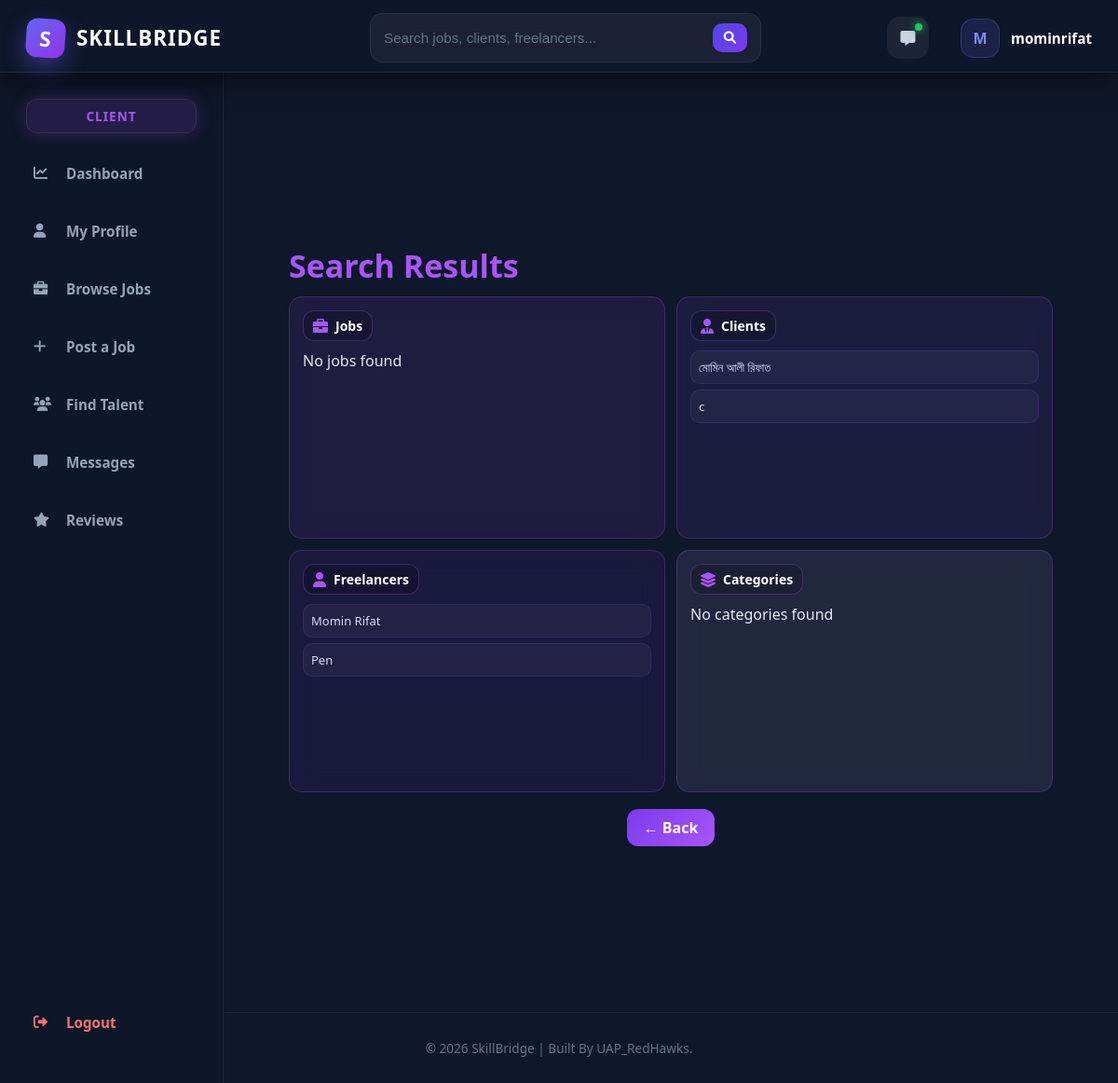
The app's page /users/search/ (signed in) with its own data.
### users/models.py (models this page shows, shortened)
class ClientProfile(models.Model):
    user = models.OneToOneField(User, on_delete=models.CASCADE)
    name = models.CharField(max_length=200)
    email = models.EmailField(unique=True)
    phone = models.CharField(max_length=20)
    address = models.TextField()
    companyname = models.CharField(max_length=200, blank=True)
    companydescription = models.TextField(blank=True)
    website = models.URLField(blank=True)
    profileimage = models.ImageField(upload_to='profiles/', blank=True, null=True)
    nidnumber = models.CharField(max_length=50)
    createdat = models.DateTimeField(auto_now_add=True)

class FreelancerProfile(models.Model):
    user = models.OneToOneField(User, on_delete=models.CASCADE)
    name = models.CharField(max_length=200)
    email = models.EmailField(unique=True)
    phone = models.CharField(max_length=20)
    address = models.TextField()
    universityname = models.CharField(max_length=200, blank=True)
    degree = models.CharField(max_length=200, blank=True)
    skills = models.TextField()
    experience = models.TextField(blank=True)
    bio = models.TextField(blank=True)
    portfolio_link = models.URLField(blank=True)
    githublink = models.URLField(blank=True)
    linkedinlink = models.URLField(blank=True)
    profileimage = models.ImageField(upload_to='profiles/', blank=True, null=True)
    resume = models.FileField(upload_to='resumes/', blank=True, null=True)
    nidnumber = models.CharField(max_length=50)
    createdat = models.DateTimeField(auto_now_add=True)

### users/views.py (the view)
# urls.py: path('search/', views.search, name='search')
@login_required
def search(request):
    query = request.GET.get('q', '')
    jobs = Job.objects.filter(title__icontains=query)
    categories = JobCategory.objects.filter(name__icontains=query)
    clients = ClientProfile.objects.filter(
        Q(name__icontains=query) | Q(companyname__icontains=query)
    )
    freelancers = FreelancerProfile.objects.filter(
        Q(name__icontains=query) | Q(skills__icontains=query)
    )
    return render(request, 'users/search.html', {
        'query': query,
        'jobs': jobs,
        'categories': categories,
        'clients': clients,
        'freelancers': freelancers,
    })

### templates/users/search.html (shortened to what this page needs)
{% extends 'core/base.html' %}
{% load static %}
{% block extra_css %}
  <link rel="stylesheet" href="{% static 'css/user/search.css' %}" />
{% endblock %}
{% block content %}
  <div class="search-page">
    <div class="search-header">
      <h1>Search Results</h1>
    </div>
    <div class="grid">
      <div class="card jobs">
        <div class="title-box">
          <i class="fas fa-briefcase"></i>
          <span>Jobs</span>
        </div>
        {% for j in jobs %}
          <div class="item">{{ j.title }}</div>
        {% empty %}
          <p>No jobs found</p>
        {% endfor %}
      </div>
      <div class="card clients">
        <div class="title-box">
          <i class="fas fa-user-tie"></i>
          <span>Clients</span>
        </div>
        {% for c in clients %}
          <div class="item">{{ c.name }}</div>
        {% empty %}
          <p>No clients found</p>
        {% endfor %}
      </div>
      <div class="card freelancers">
        <div class="title-box">
          <i class="fas fa-user"></i>
          <span>Freelancers</span>
        </div>
        {% for f in freelancers %}
          <div class="item">{{ f.name }}</div>
        {% empty %}
          <p>No freelancers found</p>
        {% endfor %}
      </div>
      <div class="card categories">
        <div class="title-box">
          <i class="fas fa-layer-group"></i>
          <span>Categories</span>
        </div>
        {% for cat in categories %}
          <div class="item">{{ cat.name }}</div>
        {% empty %}
          <p>No categories found</p>
        {% endfor %}
      </div>
    </div>
    <div class="back-wrapper">
      <a href="javascript:history.back()" class="back-btn">← Back</a>
    </div>
  </div>
{% endblock %}

### templates/core/base.html (shortened to what this page needs)
{% load static %}
<!DOCTYPE html>
<html lang="en">
  <head>
    <link rel="stylesheet" href="https://cdnjs.cloudflare.com/ajax/libs/font-awesome/6.0.0/css/all.min.css" />
    <link rel="stylesheet" href="{% static 'css/core/base.css' %}" />
    {% block extra_css %}
    {% endblock %}
  </head>
  <body>
    <nav class="navbar">
      <div class="nav-container">
        <div class="nav-left">
          <a href="/" class="brand-logo"><div class="logo-box">S</div>SKILLBRIDGE</a>
          {% if user.is_authenticated %}
            <div class="nav-search">
              <form method="GET" action="{% url 'search' %}" class="search-form">
                <input type="text" name="q" placeholder="Search jobs, clients, freelancers..." />
                <button type="submit"><i class="fas fa-search"></i></button>
              </form>
            </div>
          {% else %}
            <div class="nav-links">
              <a href="{% url 'home' %}" class="nav-item">Home</a>
              <a href="{% url 'job_list' %}" class="nav-item">Browse Jobs</a>
              <a href="{% url 'findtalents' %}" class="nav-item">Find Talent</a>
            </div>
          {% endif %}
        </div>
        <div class="nav-right">
          {% if user.is_authenticated %}
            <a href="#" class="message-btn"><i class="fas fa-message"></i></a>
            <div class="user-info">
              <div class="user-avatar">{{ user.username.0|upper }}</div>
              <span class="user-name">{{ user.username }}</span>
            </div>
          {% else %}
            <a href="{% url 'login' %}" class="btn-login">Login</a>
            <a href="{% url 'signup' %}" class="btn-signup">Sign Up</a>
          {% endif %}
        </div>
      </div>
    </nav>
    {% if user.is_authenticated %}
      <div class="dashboard-layout">
        {% with current=request.path %}
          <aside class="sidebar">
            {% if request.session.role == 'freelancer' %}
              <div class="role-badge freelancer">Freelancer</div>
              <a href="{% url 'freelencerdashboard' %}" class="sidebar-item {% if request.resolver_match.url_name == 'freelencerdashboard' %}active{% endif %}"><i class="fas fa-chart-line"></i>Dashboard</a>
              <a href="{% url 'freelancerprofile' %}" class="sidebar-item {% if request.resolver_match.url_name == 'freelancerprofile' %}active{% endif %}"><i class="fas fa-user"></i>My Profile</a>
              <a href="{% url 'job_list' %}" class="sidebar-item {% if request.resolver_match.url_name == 'job_list' %}active{% endif %}"><i class="fas fa-briefcase"></i>Browse Jobs</a>
              <a href="{% url 'my_applications' %}" class="sidebar-item {% if request.resolver_match.url_name == 'my_applications' %}active{% endif %}"><i class="fas fa-file"></i>My Applications</a>
              <a href="{% url 'saved_jobs' %}" class="sidebar-item {% if request.resolver_match.url_name == 'saved_jobs' %}active{% endif %}"><i class="fas fa-bookmark"></i>Saved Jobs</a>
              <a href="#" class="sidebar-item"><i class="fas fa-message"></i>Messages</a>
              <a href="{% url 'frereview' %}" class="sidebar-item {% if request.resolver_match.url_name == 'frereview' %}active{% endif %}"><i class="fas fa-star"></i>Reviews</a>
            {% else %}
              <div class="role-badge client">Client</div>
              <a href="{% url 'clientdashboard' %}" class="sidebar-item {% if request.resolver_match.url_name == 'clientdashboard' %}active{% endif %}"><i class="fas fa-chart-line"></i>Dashboard</a>
              <a href="{% url 'clientprofile' %}" class="sidebar-item {% if request.resolver_match.url_name == 'clientprofile' %}active{% endif %}"><i class="fas fa-user"></i>My Profile</a>
              <a href="{% url 'job_list' %}" class="sidebar-item {% if request.resolver_match.url_name == 'job_list' %}active{% endif %}"><i class="fas fa-briefcase"></i>Browse Jobs</a>
              <a href="{% url 'post_job' %}" class="sidebar-item {% if request.resolver_match.url_name == 'post_job' %}active{% endif %}"><i class="fas fa-plus"></i>Post a Job</a>
              <a href="{% url 'findtalents' %}" class="sidebar-item {% if request.resolver_match.url_name == 'findtalents' %}active{% endif %}"><i class="fas fa-users"></i>Find Talent</a>
              <a href="#" class="sidebar-item"><i class="fas fa-message"></i>Messages</a>
              <a href="{% url 'frereview' %}" class="sidebar-item {% if request.resolver_match.url_name == 'frereview' %}active{% endif %}"><i class="fas fa-star"></i> Reviews</a>
            {% endif %}
            <a href="{% url 'logout' %}" class="sidebar-item logout-sidebar"><i class="fas fa-right-from-bracket"></i>Logout</a>
          </aside>
        {% endwith %}
        <main class="dashboard-content">
          {% block content %}
          {% endblock %}
        </main>
      </div>
    {% else %}
      <main class="main-wrapper">
        {% block guest_content %}
        {% endblock %}
      </main>
    {% endif %}
    <footer class="footer">
      <div class="footer-content">&copy; 2026 SkillBridge | Built By UAP_RedHawks.</div>
    </footer>
  </body>
</html>

### static/css/user/search.css (style rules this page uses)
.search-page { padding: 6px 40px 20px; min-height: 100vh; background: #0f172a; }
.search-header { margin-bottom: 10px; }
.search-header h1 { font-size: 34px; color: #a855f7; margin: 0; font-weight: 800; }
.grid { display: grid; grid-template-columns: repeat(2, 1fr); gap: 12px; }
.card { border-radius: 14px; padding: 14px; border: 1px solid rgba(168, 85, 247, 0.25); background: rgba(168, 85, 247, 0.08); backdrop-filter: blur(14px); height: 260px; overflow: hidden; }
.jobs { background: rgba(168, 85, 247, 0.10) }
.clients { background: rgba(139, 92, 246, 0.10) }
.freelancers { background: rgba(124, 58, 237, 0.10) }
.categories { background: rgba(196, 181, 253, 0.10) }
.title-box { display: flex; align-items: center; gap: 8px; padding: 6px 10px; border-radius: 12px; border: 1px solid rgba(168, 85, 247, 0.3); background: rgba(0, 0, 0, 0.2); width: fit-content; margin-bottom: 10px; }
.title-box i { color: #a855f7; }
.title-box span { color: white; font-weight: 700; font-size: 14px; }
.item { background: rgba(255, 255, 255, 0.04); color: #ddd6fe; padding: 8px; margin-bottom: 6px; border-radius: 10px; border: 1px solid rgba(168, 85, 247, 0.15); transition: 0.2s; font-size: 13px; }
.back-wrapper { display: flex; justify-content: center; margin-top: 18px; }
.back-btn { background: linear-gradient(135deg, #7c3aed, #a855f7); color: white; text-decoration: none; padding: 9px 18px; border-radius: 12px; font-weight: 600; }

### records on screen
ClientProfile: name "মোমিন আলী রিফাত"
ClientProfile: name "c"
FreelancerProfile: name "Momin Rifat"
FreelancerProfile: name "Pen"

### other values on screen
{{ user.username.0|upper }} "M"
{{ user.username }} "mominrifat"
